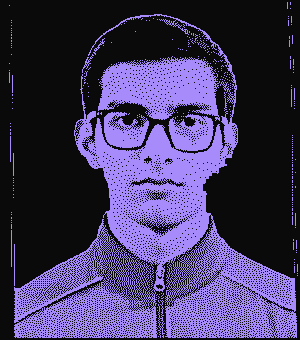
#> input picture banner_build/debug_dither_dark.png, 300 x 340 px, given in place of nccc.jpg, which was not available
$ python check_grain.py
#> lines starting #> are read from the running program, lines starting #| are printed output that depends on the picture; after the words box and inside, x2 and y2 are one past the last pixel; in counts of white or black regions, pixels touching at a corner belong together; pictures that were not available may be replaced by others from this repository, and a replacement may not be noted
import numpy as np
from PIL import Image, ImageOps, ImageFilter, ImageEnhance
from scipy.ndimage import binary_closing, binary_fill_holes, label

img = Image.open(r"D:\Downloads\nccc.jpg")
#> img is the input picture: PIL image 300x340 RGB; mean R, G, B 65.3, 55.4, 94.5
cropped = img.crop((20, 25, 638, 725))
resized = cropped.resize((300, 340), Image.Resampling.LANCZOS)
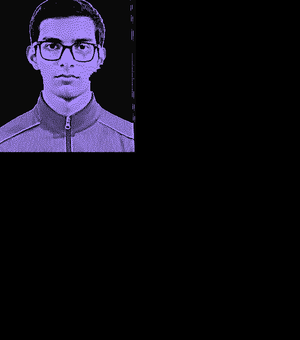
#> resized: PIL image 300x340 RGB; mean R, G, B 14.8, 12.6, 21.5
gray = ImageOps.grayscale(resized)
gray = ImageOps.autocontrast(gray, cutoff=1)
gray = ImageEnhance.Contrast(gray).enhance(1.3)
gray = gray.filter(ImageFilter.UnsharpMask(radius=3, percent=140))
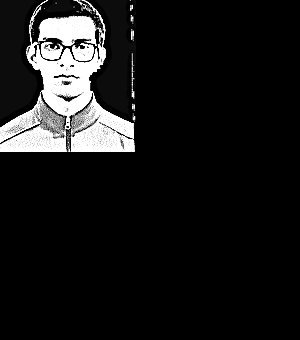
#> gray: PIL image 300x340 L; min 0, max 255, mean 24.7
proc = np.array(gray).astype(np.float32)

arr_rgb = np.array(resized).astype(np.float32)
dist = np.linalg.norm(arr_rgb - np.array([252.0, 253.0, 254.0]), axis=-1)
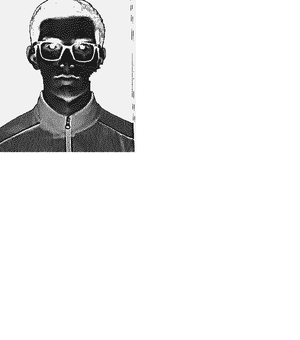
#> dist: shape (340, 300) float64; min 107.4, max 438.2, mean 411.3; drawn with min black and max white
raw = dist > 14.0
#> raw: shape (340, 300) bool; every value is 1
closed = binary_closing(raw, structure=np.ones((3, 3)))
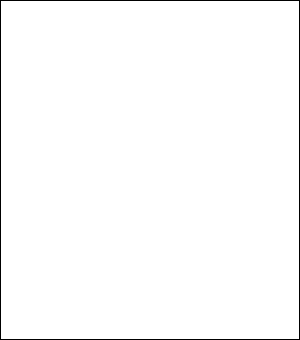
#> closed: shape (340, 300) bool; 98.7% white; black in thin lines or dots
filled = binary_fill_holes(closed)
lbl, num = label(filled)
#> lbl: shape (340, 300) int32; values 0 (black) and 1 (white), 98.7% white; black in thin lines or dots
#> num = 1
sizes = [np.sum(lbl == i) for i in range(1, num + 1)]
#> sizes = [100724]
mask = (lbl == (np.argmax(sizes) + 1))

def run(gray_in):
    a = gray_in / 255.0
    a[~mask] = 0.0
    buf = a.copy()
    h, w = buf.shape
    out = np.zeros((h, w), dtype=np.uint8)
    for r in range(h):
        even = (r % 2 == 0)
        cols = range(w) if even else range(w - 1, -1, -1)
        for c in cols:
            if not mask[r, c]:
                buf[r, c] = 0.0
                continue
            old = buf[r, c]
            nv = 1.0 if old >= 0.5 else 0.0
            out[r, c] = int(nv)
            err = old - nv
            if even:
                if c + 1 < w and mask[r, c + 1]: buf[r, c + 1] += err * 7 / 16
                if r + 1 < h:
                    if c - 1 >= 0 and mask[r + 1, c - 1]: buf[r + 1, c - 1] += err * 3 / 16
                    if mask[r + 1, c]: buf[r + 1, c] += err * 5 / 16
                    if c + 1 < w and mask[r + 1, c + 1]: buf[r + 1, c + 1] += err * 1 / 16
            else:
                if c - 1 >= 0 and mask[r, c - 1]: buf[r, c - 1] += err * 7 / 16
                if r + 1 < h:
                    if c + 1 < w and mask[r + 1, c + 1]: buf[r + 1, c + 1] += err * 3 / 16
                    if mask[r + 1, c]: buf[r + 1, c] += err * 5 / 16
                    if c - 1 >= 0 and mask[r + 1, c - 1]: buf[r + 1, c - 1] += err * 1 / 16
    return out

def bandpower(d, r0, r1, c0, c1, lo=2.5, hi=14.0):
    sub = d[r0:r1, c0:c1].astype(float)
    v = sub.mean(axis=1)
    v = v - v.mean()
    F = np.abs(np.fft.rfft(v))
    fr = np.fft.rfftfreq(len(v), d=1.0)
    tot = F[1:].sum() + 1e-9
    with np.errstate(divide="ignore"):
        pers = np.where(fr > 0, 1.0 / np.maximum(fr, 1e-9), 0)
    sel = (fr > 0) & (pers >= lo) & (pers <= hi)
    return F[sel].sum() / tot

rng = np.random.default_rng(7)
for sig in [0.0, 2.0, 3.0, 4.0]:
    g = proc + (rng.normal(0, sig, proc.shape) if sig > 0 else 0)
    g = np.clip(g, 0, 255)
    d = run(g)
    j = bandpower(d, 250, 310, 60, 240)
    f = bandpower(d, 150, 190, 150, 250)
    print(f"sigma={sig}: jacket bp={j:.3f} cheek bp={f:.3f} dots={int(d.sum())}", flush=True)
    if sig in (0.0, 3.0):
        tag = "nograin" if sig == 0.0 else "grain3"
        for region, r0, r1, hh in (("face", 90, 200, 330), ("jacket", 250, 310, 180)):
            vv = np.ones((r1 - r0, 300, 3), dtype=np.uint8) * 10
            vv[d[r0:r1] == 1] = [167, 139, 250]
            Image.fromarray(vv).resize((900, hh), Image.NEAREST).save(
                rf"C:\Users\Lenovo\Shivxng3010\banner_build\debug_{region}_{tag}.png")
#> this loop made 4 passes
#> (j, f) on passes 1 to 4: (0, 0), (0.608, 0.669), (0.669, 0.567), (0.653, 0.697)
#| sigma=0.0: jacket bp=0.000 cheek bp=0.000 dots=9829
#| sigma=2.0: jacket bp=0.608 cheek bp=0.669 dots=9969
#| sigma=3.0: jacket bp=0.669 cheek bp=0.567 dots=10087
#| sigma=4.0: jacket bp=0.653 cheek bp=0.697 dots=10206
#> pass 1, `d = run(g)`:
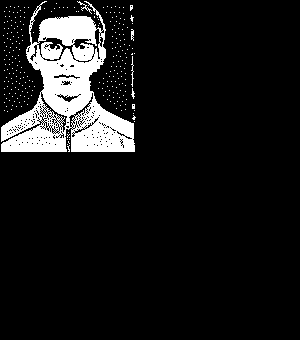
#> d: shape (340, 300); values 0 (black) and 1 (white), 9.6% white; 261 white regions (256 under 20 px), largest, box (x1, y1, x2, y2) and area: (1, 1, 135, 152) 9389, (77, 1, 92, 14) 37, (131, 56, 134, 87) 36, (131, 29, 134, 41) 26, (131, 88, 135, 99) 20
#> after the loop:
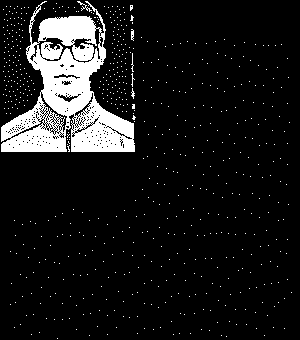
#> d: shape (340, 300); values 0 (black) and 1 (white), 10% white; 666 white regions (661 under 20 px), largest, box (x1, y1, x2, y2) and area: (1, 1, 135, 152) 9358, (77, 1, 92, 12) 36, (131, 29, 134, 41) 27, (131, 53, 134, 72) 22, (131, 88, 135, 99) 20
#> after the loop:
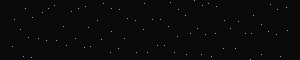
#> vv: shape (60, 300, 3); mean of channels 0, 1, 2 10.7, 10.6, 11; drawn as R, G, B
print("done")

$ run again, on banner_build/debug_face_dither.png
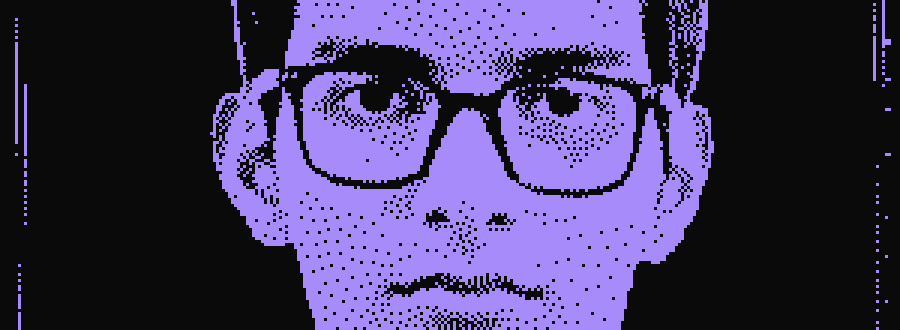
#> input picture banner_build/debug_face_dither.png, 900 x 330 px, given in place of nccc.jpg, which was not available
#> img is the input picture: PIL image 900x330 RGB; mean R, G, B 68.3, 57.9, 99.1
#> raw: shape (340, 300) bool; every value is 1
#> closed: shape (340, 300) bool; 98.7% white; black in thin lines or dots
#> lbl: shape (340, 300) int32; values 0 (black) and 1 (white), 98.7% white; black in thin lines or dots
#> num = 1
#> sizes = [100724]
#> the loop `for sig in [0.0, 2.0, 3.0, 4.0]:` made 4 passes
#> (j, f) on passes 1 to 4: (0, 0), (0.668, 0), (0.625, 0.738), (0.585, 0.595)
#> (printed output is left out)
#> pass 1, `d = run(g)`:
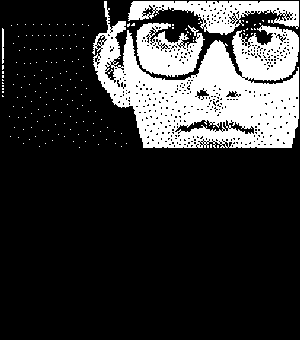
#> d: shape (340, 300); values 0 (black) and 1 (white), 20.7% white; 175 white regions (170 under 20 px), largest, box (x1, y1, x2, y2) and area: (92, 1, 299, 148) 15699, (128, 1, 299, 35) 2775, (136, 23, 205, 77) 2238, (2, 28, 4, 64) 68, (188, 25, 199, 36) 35
#> after the loop `for sig in [0.0, 2.0, 3.0, 4.0]:`:
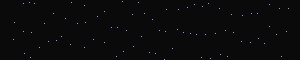
#> vv: shape (60, 300, 3); mean of channels 0, 1, 2 10.7, 10.6, 11; drawn as R, G, B
